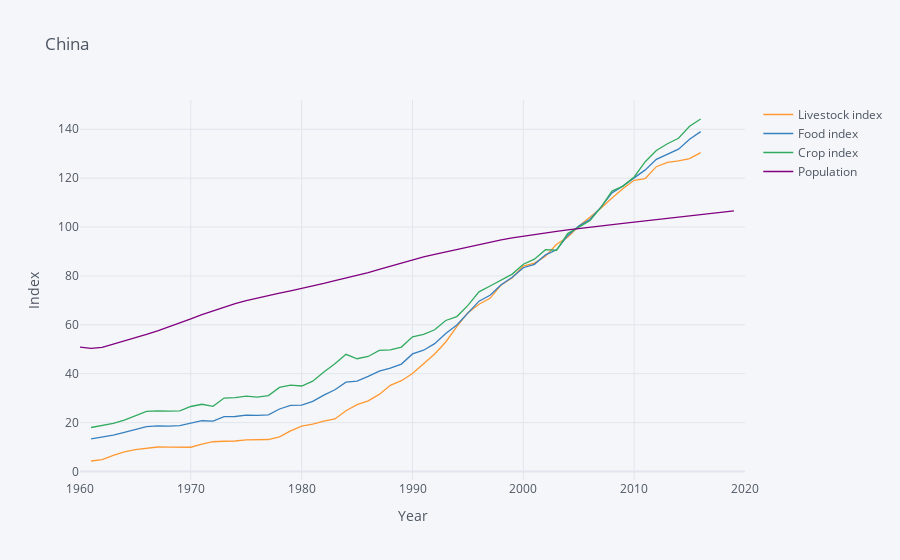

Here is the notebook cell this chart was saved with:
### Markdown cell above
### China

### Code cell
vars = {"AG.PRD.LVSK.XD":"Livestock index",
        "AG.PRD.FOOD.XD":"Food index",
        "AG.PRD.CROP.XD":"Crop index",
        "SP.POP.TOTL":"Population"}

use = ['CHN']

food = fix_date_index(wbdata.get_dataframe(vars,country=use))

food.sort_index(inplace=True)

food['Population'] = food['Population']/food.loc[2006,'Population']*100

food.iplot(xTitle="Year",yTitle="Index", title="China")
